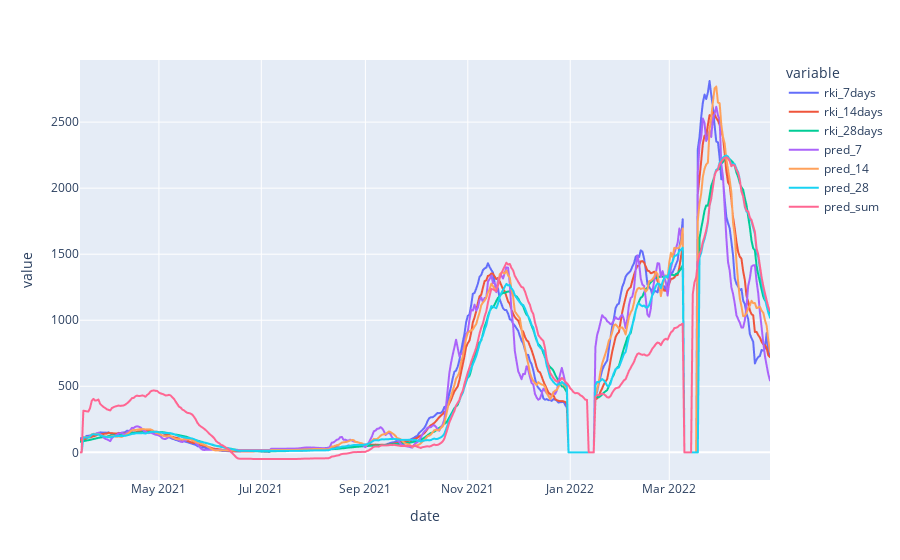

The notebook cell this image was saved under:
### Code cell
px.line(df_total.filter(regex="rki|pred").resample("1D").sum())

### Figure 1 — Plotly figure (JSON) as saved in the notebook; plotly's stock layout.template omitted (floating-point values rounded to 4 significant figures; data arrays with more than 128 entries replaced by an {"elided": "..."} marker saying what was removed)
{"data": [{"hovertemplate": "variable=rki_7days<br>date=%{x}<br>value=%{y}<extra></extra>", "legendgroup": "rki_7days", "line": {"color": "#636efa", "dash": "solid"}, "marker": {"symbol": "circle"}, "mode": "lines", "name": "rki_7days", "showlegend": true, "type": "scattergl", "x": {"elided": "412 str values"}, "xaxis": "x", "y": {"elided": "412 float values"}, "yaxis": "y"}, {"hovertemplate": "variable=rki_14days<br>date=%{x}<br>value=%{y}<extra></extra>", "legendgroup": "rki_14days", "line": {"color": "#EF553B", "dash": "solid"}, "marker": {"symbol": "circle"}, "mode": "lines", "name": "rki_14days", "showlegend": true, "type": "scattergl", "x": {"elided": "412 str values"}, "xaxis": "x", "y": {"elided": "412 float values"}, "yaxis": "y"}, {"hovertemplate": "variable=rki_28days<br>date=%{x}<br>value=%{y}<extra></extra>", "legendgroup": "rki_28days", "line": {"color": "#00cc96", "dash": "solid"}, "marker": {"symbol": "circle"}, "mode": "lines", "name": "rki_28days", "showlegend": true, "type": "scattergl", "x": {"elided": "412 str values"}, "xaxis": "x", "y": {"elided": "412 float values"}, "yaxis": "y"}, {"hovertemplate": "variable=pred_7<br>date=%{x}<br>value=%{y}<extra></extra>", "legendgroup": "pred_7", "line": {"color": "#ab63fa", "dash": "solid"}, "marker": {"symbol": "circle"}, "mode": "lines", "name": "pred_7", "showlegend": true, "type": "scattergl", "x": {"elided": "412 str values"}, "xaxis": "x", "y": {"elided": "412 float values"}, "yaxis": "y"}, {"hovertemplate": "variable=pred_14<br>date=%{x}<br>value=%{y}<extra></extra>", "legendgroup": "pred_14", "line": {"color": "#FFA15A", "dash": "solid"}, "marker": {"symbol": "circle"}, "mode": "lines", "name": "pred_14", "showlegend": true, "type": "scattergl", "x": {"elided": "412 str values"}, "xaxis": "x", "y": {"elided": "412 float values"}, "yaxis": "y"}, {"hovertemplate": "variable=pred_28<br>date=%{x}<br>value=%{y}<extra></extra>", "legendgroup": "pred_28", "line": {"color": "#19d3f3", "dash": "solid"}, "marker": {"symbol": "circle"}, "mode": "lines", "name": "pred_28", "showlegend": true, "type": "scattergl", "x": {"elided": "412 str values"}, "xaxis": "x", "y": {"elided": "412 float values"}, "yaxis": "y"}, {"hovertemplate": "variable=pred_sum<br>date=%{x}<br>value=%{y}<extra></extra>", "legendgroup": "pred_sum", "line": {"color": "#FF6692", "dash": "solid"}, "marker": {"symbol": "circle"}, "mode": "lines", "name": "pred_sum", "showlegend": true, "type": "scattergl", "x": {"elided": "412 str values"}, "xaxis": "x", "y": {"elided": "412 float values"}, "yaxis": "y"}], "layout": {"legend": {"title": {"text": "variable"}, "tracegroupgap": 0}, "margin": {"t": 60}, "xaxis": {"anchor": "y", "domain": [0, 1], "title": {"text": "date"}}, "yaxis": {"anchor": "x", "domain": [0, 1], "title": {"text": "value"}}}}
